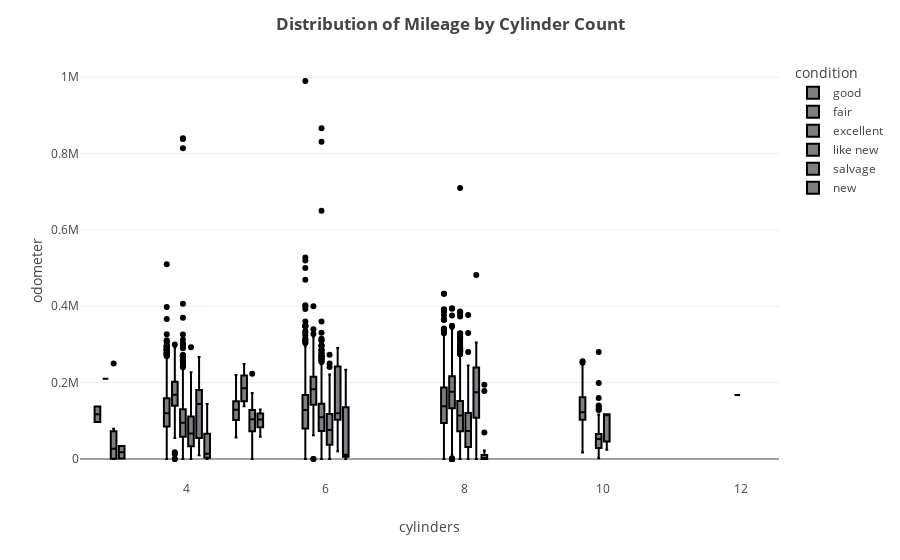

The notebook cell this image was saved under:
### Code cell
fig3.show()

### Figure 1 — Plotly figure (JSON) as saved in the notebook; plotly's stock layout.template omitted (floating-point values rounded to 4 significant figures; data arrays with more than 128 entries replaced by an {"elided": "..."} marker saying what was removed)
{"data": [{"alignmentgroup": "True", "hovertemplate": "condition=good<br>cylinders=%{x}<br>odometer=%{y}<extra></extra>", "legendgroup": "good", "marker": {"color": "#000001"}, "name": "good", "notched": false, "offsetgroup": "good", "orientation": "v", "showlegend": true, "type": "box", "x": {"elided": "8205 int values"}, "x0": " ", "xaxis": "x", "y": {"elided": "8205 int values"}, "y0": " ", "yaxis": "y"}, {"alignmentgroup": "True", "hovertemplate": "condition=fair<br>cylinders=%{x}<br>odometer=%{y}<extra></extra>", "legendgroup": "fair", "marker": {"color": "#000002"}, "name": "fair", "notched": false, "offsetgroup": "fair", "orientation": "v", "showlegend": true, "type": "box", "x": {"elided": "663 int values"}, "x0": " ", "xaxis": "x", "y": {"elided": "663 int values"}, "y0": " ", "yaxis": "y"}, {"alignmentgroup": "True", "hovertemplate": "condition=excellent<br>cylinders=%{x}<br>odometer=%{y}<extra></extra>", "legendgroup": "excellent", "marker": {"color": "#000003"}, "name": "excellent", "notched": false, "offsetgroup": "excellent", "orientation": "v", "showlegend": true, "type": "box", "x": {"elided": "10052 int values"}, "x0": " ", "xaxis": "x", "y": {"elided": "10052 int values"}, "y0": " ", "yaxis": "y"}, {"alignmentgroup": "True", "hovertemplate": "condition=like new<br>cylinders=%{x}<br>odometer=%{y}<extra></extra>", "legendgroup": "like new", "marker": {"color": "#000004"}, "name": "like new", "notched": false, "offsetgroup": "like new", "orientation": "v", "showlegend": true, "type": "box", "x": {"elided": "1975 int values"}, "x0": " ", "xaxis": "x", "y": {"elided": "1975 int values"}, "y0": " ", "yaxis": "y"}, {"alignmentgroup": "True", "hovertemplate": "condition=salvage<br>cylinders=%{x}<br>odometer=%{y}<extra></extra>", "legendgroup": "salvage", "marker": {"color": "#000005"}, "name": "salvage", "notched": false, "offsetgroup": "salvage", "orientation": "v", "showlegend": true, "type": "box", "x": [4, 8, 6, 8, 8, 6, 4, 6, 8, 8, 4, 6, 4, 4, 8, 8, 8, 4, 8, 4, 6, 6, 4, 4, 6, 4, 4, 4, 8, 4, 4, 4, 4, 8, 8, 4, 4, 8, 4, 8, 6, 6, 6, 4, 8, 4, 4, 8, 4, 6, 4, 4], "x0": " ", "xaxis": "x", "y": [216348, 285000, 120000, 175000, 482000, 249000, 128000, null, 57500, 116600, 9621, 97800, 150000, null, 174048, 305000, 240500, 38000, 50000, 108000, 221000, null, 180000, null, 119000, 9621, 180808, 235265, 125000, 60925, null, 140200, 49675, 135000, 100000, 148000, null, 190000, 168000, 201000, 291000, null, null, 32325, 100, 267372, 173000, 238240, 106251, 20000, null, 181500], "y0": " ", "yaxis": "y"}, {"alignmentgroup": "True", "hovertemplate": "condition=new<br>cylinders=%{x}<br>odometer=%{y}<extra></extra>", "legendgroup": "new", "marker": {"color": "#000006"}, "name": "new", "notched": false, "offsetgroup": "new", "orientation": "v", "showlegend": true, "type": "box", "x": [8, 6, 4, 8, 8, 4, 6, 8, 6, 6, 8, 4, 4, 4, 4, 4, 8, 8, 4, 4, 4, 4, 4, 8, 8, 8, 4, 8, 8, 8, 6, 8, 8, 6, 4, 4, 4, 4, 4, 4, 6, 6, 8, 8, 8, 8, 8, 8, 8, 8, 8, 6, 4, 6, 4, 8, 6, 4, 6, 4, 8], "x0": " ", "xaxis": "x", "y": [3396, 6893, 13800, 194700, 23, null, 172000, 178000, 8002, 9000, 128, 7500, 58000, 75356, 75000, 98, 1399, 18000, null, 100, 12000, 19500, 19300, 10200, 1261, 69500, 117000, 7, 5, 7, 20, null, 5, 7, 144000, 70, null, 7, 6000, 2115, 5000, 13411, 5, null, 5, 5, 7, null, 8, 7, 1428, 46574, 20000, 215000, null, null, 99371, 69000, 234000, 12632, 22000], "y0": " ", "yaxis": "y"}], "layout": {"boxmode": "group", "legend": {"title": {"text": "condition"}, "tracegroupgap": 0}, "margin": {"t": 60}, "title": {"text": "<b>Distribution of Mileage by Cylinder Count</b>"}, "xaxis": {"anchor": "y", "domain": [0, 1], "title": {"text": "cylinders"}}, "yaxis": {"anchor": "x", "domain": [0, 1], "title": {"text": "odometer"}}}}
